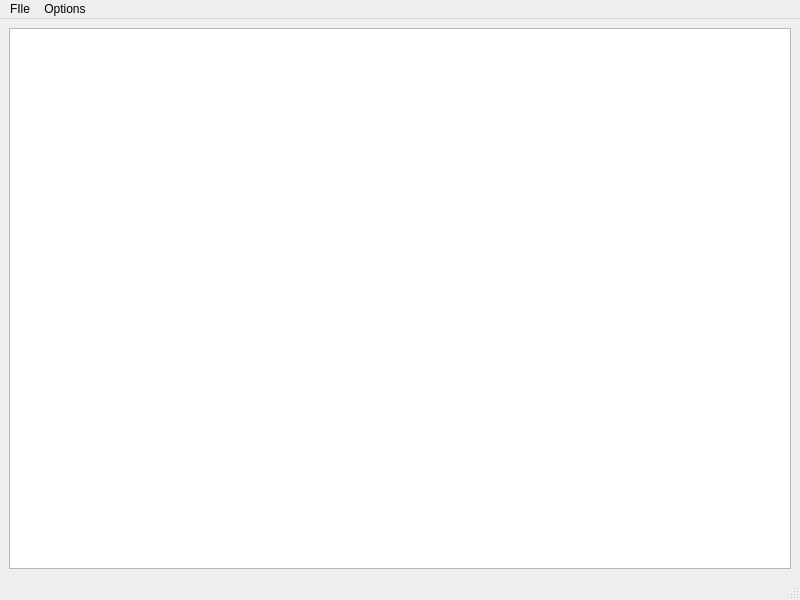
<?xml version="1.0" encoding="UTF-8"?>
<ui version="4.0">
 <class>MainWindow</class>
 <widget class="QMainWindow" name="MainWindow">
  <property name="geometry">
   <rect>
    <x>0</x>
    <y>0</y>
    <width>800</width>
    <height>600</height>
   </rect>
  </property>
  <property name="windowTitle">
   <string>MainWindow</string>
  </property>
  <widget class="QWidget" name="centralwidget">
   <layout class="QGridLayout" name="gridLayout">
    <item row="0" column="0">
     <widget class="QPlainTextEdit" name="mainTextEdit">
      <property name="font">
       <font>
        <family>Arial</family>
        <pointsize>12</pointsize>
       </font>
      </property>
      <property name="lineWrapMode">
       <enum>QPlainTextEdit::NoWrap</enum>
      </property>
     </widget>
    </item>
   </layout>
  </widget>
  <widget class="QMenuBar" name="menubar">
   <property name="geometry">
    <rect>
     <x>0</x>
     <y>0</y>
     <width>800</width>
     <height>24</height>
    </rect>
   </property>
   <widget class="QMenu" name="menuFIle">
    <property name="title">
     <string>FIle</string>
    </property>
    <addaction name="actionOpen"/>
    <addaction name="actionSave"/>
    <addaction name="actionClose"/>
   </widget>
   <widget class="QMenu" name="menuOptions">
    <property name="title">
     <string>Options</string>
    </property>
    <widget class="QMenu" name="menuFont_Size">
     <property name="title">
      <string>Font Size</string>
     </property>
     <addaction name="action12pt"/>
     <addaction name="action18pt"/>
     <addaction name="action24pt"/>
    </widget>
    <widget class="QMenu" name="menuFont_Style">
     <property name="title">
      <string>Font Style</string>
     </property>
     <addaction name="actionArial"/>
     <addaction name="actionTimes"/>
     <addaction name="actionHelvetica"/>
    </widget>
    <addaction name="menuFont_Size"/>
    <addaction name="menuFont_Style"/>
   </widget>
   <addaction name="menuFIle"/>
   <addaction name="menuOptions"/>
  </widget>
  <widget class="QStatusBar" name="statusbar"/>
  <action name="actionOpen">
   <property name="text">
    <string>Open</string>
   </property>
  </action>
  <action name="actionSave">
   <property name="text">
    <string>Save</string>
   </property>
  </action>
  <action name="action12pt">
   <property name="text">
    <string>12pt</string>
   </property>
  </action>
  <action name="action18pt">
   <property name="text">
    <string>18pt</string>
   </property>
  </action>
  <action name="action24pt">
   <property name="text">
    <string>24pt</string>
   </property>
  </action>
  <action name="actionClose">
   <property name="text">
    <string>Exit</string>
   </property>
  </action>
  <action name="actionArial">
   <property name="text">
    <string>Arial</string>
   </property>
  </action>
  <action name="actionTimes">
   <property name="text">
    <string>Times</string>
   </property>
  </action>
  <action name="actionHelvetica">
   <property name="text">
    <string>Helvetica</string>
   </property>
  </action>
 </widget>
 <resources/>
 <connections/>
</ui>
